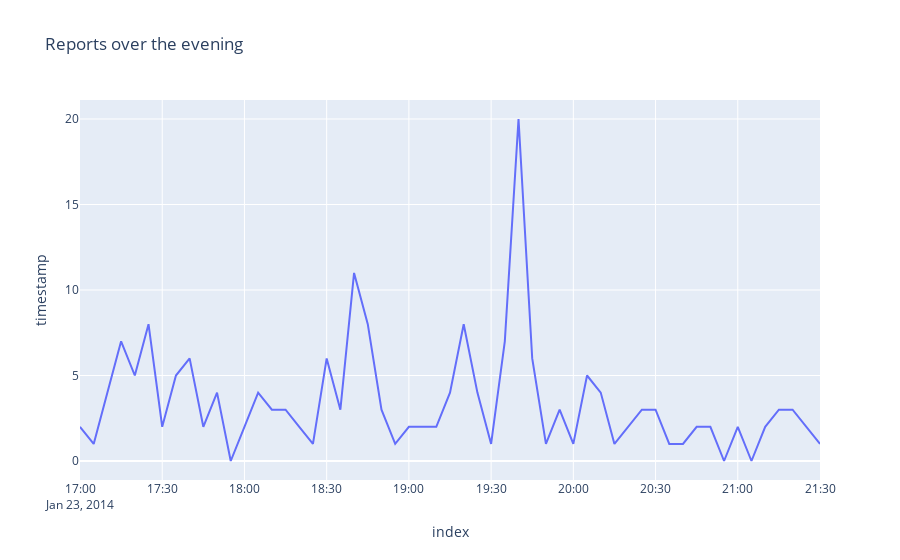

The notebook cell this image was saved under:
### Code cell
timestamps = pd.DatetimeIndex(reports['timestamp'])
#pd.crosstab(data['time'], data['location'])
timestamps = timestamps.to_frame()
fig = px.line(timestamps.resample("5min").count(), y='timestamp', title='Reports over the evening')

fig.show()

### Figure 1 — Plotly figure (JSON) as saved in the notebook; plotly's stock layout.template omitted (floating-point values rounded to 4 significant figures)
{"data": [{"hovertemplate": "index=%{x}<br>timestamp=%{y}<extra></extra>", "legendgroup": "", "line": {"color": "#636efa", "dash": "solid"}, "mode": "lines", "name": "", "orientation": "v", "showlegend": false, "type": "scatter", "x": ["2014-01-23T17:00:00", "2014-01-23T17:05:00", "2014-01-23T17:10:00", "2014-01-23T17:15:00", "2014-01-23T17:20:00", "2014-01-23T17:25:00", "2014-01-23T17:30:00", "2014-01-23T17:35:00", "2014-01-23T17:40:00", "2014-01-23T17:45:00", "2014-01-23T17:50:00", "2014-01-23T17:55:00", "2014-01-23T18:00:00", "2014-01-23T18:05:00", "2014-01-23T18:10:00", "2014-01-23T18:15:00", "2014-01-23T18:20:00", "2014-01-23T18:25:00", "2014-01-23T18:30:00", "2014-01-23T18:35:00", "2014-01-23T18:40:00", "2014-01-23T18:45:00", "2014-01-23T18:50:00", "2014-01-23T18:55:00", "2014-01-23T19:00:00", "2014-01-23T19:05:00", "2014-01-23T19:10:00", "2014-01-23T19:15:00", "2014-01-23T19:20:00", "2014-01-23T19:25:00", "2014-01-23T19:30:00", "2014-01-23T19:35:00", "2014-01-23T19:40:00", "2014-01-23T19:45:00", "2014-01-23T19:50:00", "2014-01-23T19:55:00", "2014-01-23T20:00:00", "2014-01-23T20:05:00", "2014-01-23T20:10:00", "2014-01-23T20:15:00", "2014-01-23T20:20:00", "2014-01-23T20:25:00", "2014-01-23T20:30:00", "2014-01-23T20:35:00", "2014-01-23T20:40:00", "2014-01-23T20:45:00", "2014-01-23T20:50:00", "2014-01-23T20:55:00", "2014-01-23T21:00:00", "2014-01-23T21:05:00", "2014-01-23T21:10:00", "2014-01-23T21:15:00", "2014-01-23T21:20:00", "2014-01-23T21:25:00", "2014-01-23T21:30:00"], "xaxis": "x", "y": [2, 1, 4, 7, 5, 8, 2, 5, 6, 2, 4, 0, 2, 4, 3, 3, 2, 1, 6, 3, 11, 8, 3, 1, 2, 2, 2, 4, 8, 4, 1, 7, 20, 6, 1, 3, 1, 5, 4, 1, 2, 3, 3, 1, 1, 2, 2, 0, 2, 0, 2, 3, 3, 2, 1], "yaxis": "y"}], "layout": {"legend": {"tracegroupgap": 0}, "title": {"text": "Reports over the evening"}, "xaxis": {"anchor": "y", "domain": [0, 1], "title": {"text": "index"}}, "yaxis": {"anchor": "x", "domain": [0, 1], "title": {"text": "timestamp"}}}}
